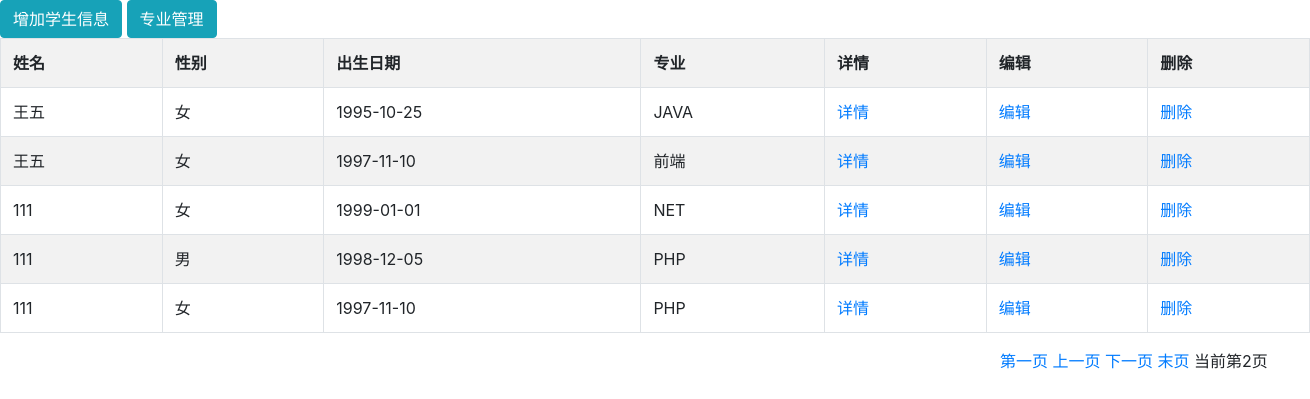
Page /index.php?pageindex=2 on the committed database.
### tables this page shows
CREATE TABLE `students` (
  `id` int(11) NOT NULL AUTO_INCREMENT,
  `NAME` varchar(32) DEFAULT NULL,
  `gender` int(11) DEFAULT NULL,
  `birthday` date DEFAULT NULL,
  `major` int(11) DEFAULT NULL,
  PRIMARY KEY (`id`)
);

CREATE TABLE `majors` (
  `id` int(11) NOT NULL AUTO_INCREMENT,
  `major_name` varchar(32) DEFAULT NULL,
  PRIMARY KEY (`id`)
);

### index.php (the view, shortened to what this page needs)
<!DOCTYPE html>
<html lang="en">
<head>
	<link href="http://cdn.bootcss.com/bootstrap/4.0.0-alpha.2/css/bootstrap.css" rel="stylesheet">
</head>
<body>
<a href="studentadd.php" class="btn btn-info">增加学生信息</a>
<a href="Administration.php" class="btn btn-info">专业管理</a>
<table class="table table-striped table-bordered table-hover table-condensed">
<tr>
<th>姓名</th>
<th>性别</th>
<th>出生日期</th>
<th>专业</th>
<th>详情</th>
<th>编辑</th>
<th>删除</th>
</tr>
<?php
$servername = "localhost";
$username = "root";
$password = "root";
$pageindex=1;
$pagesize=5;
if (isset($_GET["pageindex"])) {
	$pageindex=$_GET["pageindex"];
}
$db = mysql_connect($servername, $username, $password);
if (!$db) {
	echo "连接失败";
}else{
	$start=($pageindex - 1) * $pagesize;
	$sql="SELECT B1.id,B1.NAME,(CASE B1.gender when 1 then '男' else '女' end)b,B1.birthday,B2.major_name FROM students B1 JOIN majors B2 ON B1.major=B2.id ORDER BY B1.id DESC LIMIT ".$start.",5;";
	$result=mysql_query($sql);
	if ($result==false) {
		echo "查询出错";
	}else{
		while ($row=mysql_fetch_assoc($result)) {
			echo "<tr>";
			echo "<td>" . $row["NAME"] . "</td>";
			echo "<td>" . $row["b"] . "</td>";
			echo "<td>" . $row["birthday"] . "</td>";
			echo "<td>" . $row["major_name"] . "</td>";
			echo "<td><a href='detail.php?id=" . $row["id"] . "'>详情</a></td>";
			echo "<td><a href='edituser.php?id=" . $row["id"] . "'>编辑</a></td>";
			echo "<td><a href='delete.php?id=" . $row["id"] . "'>删除</a></td>";
			echo "</tr>";
		}
	}
	$res=mysql_query("SELECT CEIL(COUNT(*)/5) FROM students;");
	$lastrow=mysql_fetch_row($res);
	$lastpageindex=$lastrow[0];
}
	?>
</table>
<div style="position: relative;left: 1000px;width: 300px;height: 50px;">
	<a href="index.php?pageindex=1">第一页</a>
    <a href=index.php?pageindex=<?php echo $a = $pageindex <= 1 ? 1 : $pageindex - 1;?>>上一页</a>
    <a href=index.php?pageindex=<?php echo $b = $pageindex>=$lastpageindex ? $pageindex : $pageindex+1; ?>>下一页</a>
    <a href=index.php?pageindex=<?php echo $lastpageindex; ?>>末页</a>
    当前第<?php echo $pageindex ?>页
</div>
</body>
</html>

### rows in the picture
students: NAME "王五", b "女", birthday "1995-10-25", majors.major_name "JAVA"
students: NAME "王五", b "女", birthday "1997-11-10", majors.major_name "前端"
students: NAME "111", b "女", birthday "1999-01-01", majors.major_name "NET"
students: NAME "111", b "男", birthday "1998-12-05", majors.major_name "PHP"
students: NAME "111", b "女", birthday "1997-11-10", majors.major_name "PHP"

### other values in the picture
$pageindex "2"
